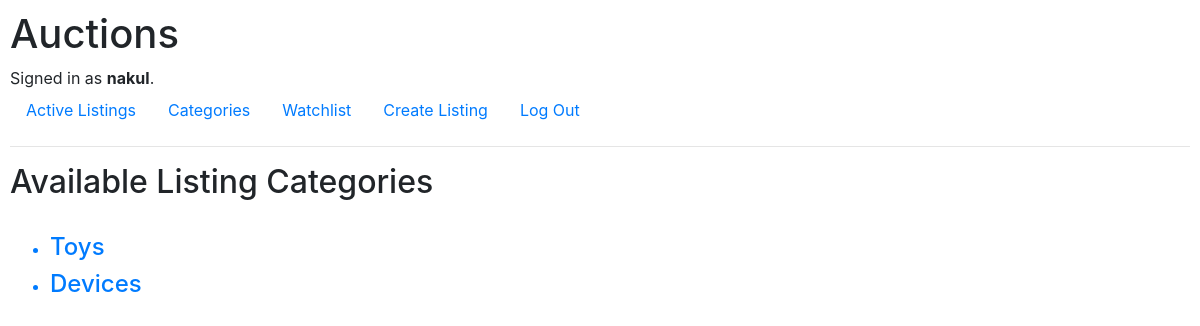
Page /categories (signed in) on the committed database.
### auctions/models.py (models this page shows)
class User(AbstractUser):
    pass

class Auction_Listings(models.Model):
    title = models.CharField(max_length=64)
    creator = models.ForeignKey(User, on_delete=models.CASCADE, related_name= "creator")
    description = models.TextField(default=title)
    starting_bid = models.DecimalField(max_digits=20, decimal_places=2)
    status = models.CharField(max_length=2, null=True, choices=[("A","Active"), ("I","Inactive")], default="A")
    url_img = models.CharField(max_length=512, blank = True, default="")
    category = models.CharField(max_length=32,blank=True, default="")
    users_watchlist = models.ManyToManyField(User,blank=True)
    highest_bid = models.DecimalField(max_digits=20, decimal_places=2, blank=True, default=0)

### auctions/views.py (the view)
# urls.py: path("categories", views.categories, name = "categories"),
def categories(request):
    ca = []
    for i in Auction_Listings.objects.all():
        c = i.category
        if (c not in ca) and (c != ""):
            ca.append(c)
    return render(request, "auctions/categories.html", {"categories":ca})

### auctions/templates/auctions/categories.html
{% extends "auctions/layout.html" %}
{% block body %}
    <h2>Available Listing Categories</h2><br>
    <ul>
    {% for ca in categories %}
                <a href = "{% url 'category' ca %}">
                    <li><h4>{{ca}}</h4></li>
                </a>
    {% endfor %}
    </ul>
{% endblock %}

### auctions/templates/auctions/layout.html (shortened to what this page needs)
{% load static %}
<!DOCTYPE html>
<html lang="en">
    <head>
        <link rel="stylesheet" href="https://stackpath.bootstrapcdn.com/bootstrap/4.4.1/css/bootstrap.min.css">
        <link href="{% static 'auctions/styles.css' %}" rel="stylesheet">
    </head>
    <body>
        <h1>Auctions</h1>
        <div>
            {% if user.is_authenticated %}
                Signed in as <strong>{{ user.username }}</strong>.
            {% else %}
                Not signed in.
            {% endif %}
        </div>
        <ul class="nav">
            <li class="nav-item">
                <a class="nav-link" href="{% url 'index' %}">Active Listings</a>
            </li>
            <li class="nav-item">
                <a class="nav-link" href="{% url 'categories' %}">Categories</a>
            </li>
            {% if user.is_authenticated %}
                <li class="nav-item">
                    <a class="nav-link" href="{% url 'watchlist' %}">Watchlist</a>
                </li>
                <li class="nav-item">
                    <a class="nav-link" href = "{% url 'add_listing' %}">Create Listing</a>
                </li>
                <li class="nav-item">
                    <a class="nav-link" href="{% url 'logout' %}">Log Out</a>
                </li>
            {% endif %}
        </ul>
        <hr>
        {% block body %}
        {% endblock %}
    </body>
</html>

### auctions/static/auctions/styles.css (style rules this page uses)
body { padding: 10px; }

### rows in the picture
User: username "nakul"
Auction_Listings: categories "Toys"
Auction_Listings: categories "Devices"
